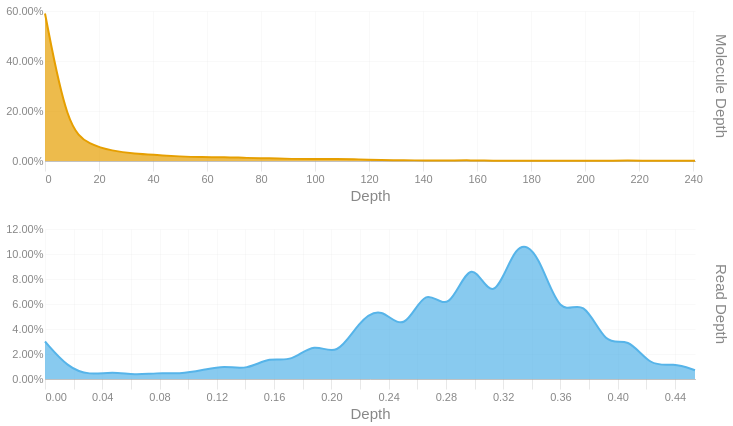

The code cell stored with this chart in its notebook:
### Code cell
readdep = depth_hist(tb['Read Depth'], q99, 3)
readdep = readdep.with_columns(pl.lit('Read Depth').alias('Metric'))
if not SKIPLR:
    moldep = depth_hist(tb['Molecule Depth'], mol_q99, 1)
    moldep = moldep.with_columns(pl.lit('Molecule Depth').alias('Metric'))
    _hist = pl.concat([readdep, moldep])
    _hist = _hist.filter(pl.col('Proportion') != 0)
    with SafeRender(_hist):
        (
            alt.Chart(_hist)        
            .mark_area(interpolate = "basis")
            .encode(
                x=alt.X('Bin:Q').scale(domainMin=0).axis(alt.Axis(title='Depth')),
                y = alt.Y('Proportion:Q', title = None).axis(format = '.2%'),
                color = alt.Color('Metric:N').legend(None),
                row = alt.Row("Metric:N").header(title = None, labelOrient = 'right'),
                tooltip = [
                    alt.Tooltip("Metric:N", title = "Metric"),
                    alt.Tooltip('Interval:N', title = "Depth Interval"),
                    alt.Tooltip('Proportion:Q', title = "% Alignments").format('.2%')
                ]
            )
            .resolve_scale(x='independent', y='independent')
            .properties(
                height = 150, width = 650,
                usermeta={'embedOptions': {'downloadFileName': f'{samplename}.depth.hist'}}
            )
        ).display()
else:
    readdep = readdep.filter(pl.col('Proportion') != 0)
    with SafeRender(readdep):
        (
            alt.Chart(readdep)        
            .mark_area(interpolate = "basis")
            .encode(
                x=alt.X('Bin:Q').scale(domainMin=0).axis(alt.Axis(title='Depth')),
                y = alt.Y('Proportion:Q', title = None).axis(format = '.2%'),
                tooltip = [
                    alt.Tooltip('Interval:N', title = "Depth Interval"),
                    alt.Tooltip('Proportion:Q', title = "% Alignments").format('.2%')
                ]
            )
            .properties(
                usermeta={'embedOptions': {'downloadFileName': f'{samplename}.depth.hist'}}
            )
        ).display()

### Figure 1 — Vega-Lite specification as saved in the notebook (floating-point values rounded to 4 significant figures)
{"width": 650, "height": 150, "config": {"title": {"anchor": "start", "dy": -15, "fontSize": 18, "color": "#888888", "subtitleColor": "#888888", "subtitleFontSize": 14}, "arc": {"fill": "#0072B2"}, "axis": {"domainColor": "#888888", "domainWidth": 0.5, "gridWidth": 0.2, "grid": false, "titleFontWeight": 400, "titleFontSize": 15, "labelFontSize": 11, "labelColor": "#888888", "tickColor": "#888888", "tickWidth": 0.2, "titleColor": "#888888"}, "axisBand": {"grid": false}, "axisX": {"grid": true, "tickSize": 10, "domainCap": "round"}, "axisY": {"domain": false, "grid": true, "tickSize": 0, "domainCap": "round"}, "background": "transparent", "header": {"labelFontSize": 15, "labelColor": "#888888", "titleFontSize": 15, "titleFontWeight": 600, "titleColor": "#888888"}, "legend": {"labelFont": "sans-serif", "labelFontSize": 12, "labelColor": "#888888", "symbolSize": 100, "symbolType": "circle", "titleFontSize": 12, "titlePadding": 10, "titleColor": "#888888", "title": null}, "range": {"category": ["#E69F00", "#56B4E9", "#009E73", "#F0E442", "#0072B2", "#D55E00", "#CC79A7", "#000000"], "diverging": ["#cfe8f3", "#a2d4ec", "#73bfe2", "#46abdb", "#1696d2", "#12719e"]}, "area": {"fill": "#0072B2", "fillOpacity": 0.7, "line": true, "strokeOpacity": 0.7}, "line": {"color": "#0072B2", "stroke": "#0072B2", "strokeWidth": 2}, "trail": {"color": "#0072B2", "stroke": "#0072B2", "strokeWidth": 0, "size": 1}, "point": {"filled": true, "fillOpacity": 1.0, "size": 95}, "text": {"color": "#888888", "fontSize": 11, "align": "right", "fontWeight": 400, "size": 11}, "bar": {"fill": "#0072B2", "stroke": null}, "view": {"stroke": null, "continuousWidth": 660, "continuousHeight": 400}}, "data": {"name": "data-01a1f95f0fdc208c36eb7c5e44e4bb40"}, "mark": {"type": "area", "interpolate": "basis"}, "encoding": {"color": {"field": "Metric", "legend": null, "type": "nominal"}, "row": {"field": "Metric", "header": {"title": null, "labelOrient": "right"}, "type": "nominal"}, "tooltip": [{"field": "Metric", "title": "Metric", "type": "nominal"}, {"field": "Interval", "title": "Depth Interval", "type": "nominal"}, {"field": "Proportion", "format": ".2%", "title": "% Alignments", "type": "quantitative"}], "x": {"axis": {"title": "Depth"}, "field": "Bin", "scale": {"domainMin": 0}, "type": "quantitative"}, "y": {"axis": {"format": ".2%"}, "field": "Proportion", "title": null, "type": "quantitative"}}, "resolve": {"scale": {"x": "independent", "y": "independent"}}, "usermeta": {"embedOptions": {"downloadFileName": "S6_Altamaha_3958.depth.hist"}}, "$schema": "https://vega.github.io/schema/vega-lite/v6.1.0.json", "datasets": {"data-01a1f95f0fdc208c36eb7c5e44e4bb40": [{"Bin": 0.0, "Interval": "0.0-0.016", "Proportion": 0.03, "Metric": "Read Depth"}, {"Bin": 0.016, "Interval": "0.016-0.031", "Proportion": 0.009, "Metric": "Read Depth"}, {"Bin": 0.031, "Interval": "0.031-0.047", "Proportion": 0.003, "Metric": "Read Depth"}, {"Bin": 0.047, "Interval": "0.047-0.063", "Proportion": 0.006, "Metric": "Read Depth"}, {"Bin": 0.063, "Interval": "0.063-0.078", "Proportion": 0.003, "Metric": "Read Depth"}, {"Bin": 0.078, "Interval": "0.078-0.094", "Proportion": 0.005, "Metric": "Read Depth"}, {"Bin": 0.094, "Interval": "0.094-0.11", "Proportion": 0.004, "Metric": "Read Depth"}, {"Bin": 0.11, "Interval": "0.11-0.125", "Proportion": 0.007, "Metric": "Read Depth"}, {"Bin": 0.125, "Interval": "0.125-0.141", "Proportion": 0.011, "Metric": "Read Depth"}, {"Bin": 0.141, "Interval": "0.141-0.157", "Proportion": 0.007, "Metric": "Read Depth"}, {"Bin": 0.157, "Interval": "0.157-0.172", "Proportion": 0.018, "Metric": "Read Depth"}, {"Bin": 0.172, "Interval": "0.172-0.188", "Proportion": 0.013, "Metric": "Read Depth"}, {"Bin": 0.188, "Interval": "0.188-0.204", "Proportion": 0.03, "Metric": "Read Depth"}, {"Bin": 0.204, "Interval": "0.204-0.219", "Proportion": 0.017, "Metric": "Read Depth"}, {"Bin": 0.219, "Interval": "0.219-0.235", "Proportion": 0.046, "Metric": "Read Depth"}, {"Bin": 0.235, "Interval": "0.235-0.251", "Proportion": 0.059, "Metric": "Read Depth"}, {"Bin": 0.251, "Interval": "0.251-0.266", "Proportion": 0.035, "Metric": "Read Depth"}, {"Bin": 0.266, "Interval": "0.266-0.282", "Proportion": 0.077, "Metric": "Read Depth"}, {"Bin": 0.282, "Interval": "0.282-0.298", "Proportion": 0.049, "Metric": "Read Depth"}, {"Bin": 0.298, "Interval": "0.298-0.313", "Proportion": 0.103, "Metric": "Read Depth"}, {"Bin": 0.313, "Interval": "0.313-0.329", "Proportion": 0.054, "Metric": "Read Depth"}, {"Bin": 0.329, "Interval": "0.329-0.345", "Proportion": 0.114, "Metric": "Read Depth"}, {"Bin": 0.345, "Interval": "0.345-0.36", "Proportion": 0.101, "Metric": "Read Depth"}, {"Bin": 0.36, "Interval": "0.36-0.376", "Proportion": 0.047, "Metric": "Read Depth"}, {"Bin": 0.376, "Interval": "0.376-0.392", "Proportion": 0.067, "Metric": "Read Depth"}, {"Bin": 0.392, "Interval": "0.392-0.407", "Proportion": 0.024, "Metric": "Read Depth"}, {"Bin": 0.407, "Interval": "0.407-0.423", "Proportion": 0.035, "Metric": "Read Depth"}, {"Bin": 0.423, "Interval": "0.423-0.439", "Proportion": 0.009, "Metric": "Read Depth"}, {"Bin": 0.439, "Interval": "0.439-0.454", "Proportion": 0.013, "Metric": "Read Depth"}, {"Bin": 0.454, "Interval": "0.454-0.47", "Proportion": 0.007, "Metric": "Read Depth"}, {"Bin": 0.0, "Interval": "0.0-8.3", "Proportion": 0.59, "Metric": "Molecule Depth"}, {"Bin": 8.3, "Interval": "8.3-16.6", "Proportion": 0.127, "Metric": "Molecule Depth"}, {"Bin": 16.6, "Interval": "16.6-24.9", "Proportion": 0.066, "Metric": "Molecule Depth"}, {"Bin": 24.9, "Interval": "24.9-33.2", "Proportion": 0.04, "Metric": "Molecule Depth"}, {"Bin": 33.2, "Interval": "33.2-41.5", "Proportion": 0.029, "Metric": "Molecule Depth"}, {"Bin": 41.5, "Interval": "41.5-49.8", "Proportion": 0.024, "Metric": "Molecule Depth"}, {"Bin": 49.8, "Interval": "49.8-58.1", "Proportion": 0.018, "Metric": "Molecule Depth"}, {"Bin": 58.1, "Interval": "58.1-66.4", "Proportion": 0.015, "Metric": "Molecule Depth"}, {"Bin": 66.4, "Interval": "66.4-74.7", "Proportion": 0.016, "Metric": "Molecule Depth"}, {"Bin": 74.7, "Interval": "74.7-83.0", "Proportion": 0.012, "Metric": "Molecule Depth"}, {"Bin": 83.0, "Interval": "83.0-91.3", "Proportion": 0.011, "Metric": "Molecule Depth"}, {"Bin": 91.3, "Interval": "91.3-99.6", "Proportion": 0.008, "Metric": "Molecule Depth"}, {"Bin": 99.6, "Interval": "99.6-107.9", "Proportion": 0.008, "Metric": "Molecule Depth"}, {"Bin": 107.9, "Interval": "107.9-116.2", "Proportion": 0.008, "Metric": "Molecule Depth"}, {"Bin": 116.2, "Interval": "116.2-124.5", "Proportion": 0.007, "Metric": "Molecule Depth"}, {"Bin": 124.5, "Interval": "124.5-132.8", "Proportion": 0.003, "Metric": "Molecule Depth"}, {"Bin": 132.8, "Interval": "132.8-141.1", "Proportion": 0.003, "Metric": "Molecule Depth"}, {"Bin": 141.1, "Interval": "141.1-149.4", "Proportion": 0.002, "Metric": "Molecule Depth"}, {"Bin": 149.4, "Interval": "149.4-157.7", "Proportion": 0.002, "Metric": "Molecule Depth"}, {"Bin": 157.7, "Interval": "157.7-166.0", "Proportion": 0.003, "Metric": "Molecule Depth"}, {"Bin": 166.0, "Interval": "166.0-174.3", "Proportion": 0.001, "Metric": "Molecule Depth"}, {"Bin": 174.3, "Interval": "174.3-182.6", "Proportion": 0.001, "Metric": "Molecule Depth"}, {"Bin": 182.6, "Interval": "182.6-190.9", "Proportion": 0.001, "Metric": "Molecule Depth"}, {"Bin": 190.9, "Interval": "190.9-199.2", "Proportion": 0.001, "Metric": "Molecule Depth"}, {"Bin": 199.2, "Interval": "199.2-207.5", "Proportion": 0.001, "Metric": "Molecule Depth"}, {"Bin": 207.5, "Interval": "207.5-215.8", "Proportion": 0.001, "Metric": "Molecule Depth"}, {"Bin": 215.8, "Interval": "215.8-224.1", "Proportion": 0.002, "Metric": "Molecule Depth"}, {"Bin": 224.1, "Interval": "224.1-232.4", "Proportion": 0.001, "Metric": "Molecule Depth"}, {"Bin": 232.4, "Interval": "232.4-240.7", "Proportion": 0.001, "Metric": "Molecule Depth"}, {"Bin": 240.7, "Interval": "240.7-248.98", "Proportion": 0.001, "Metric": "Molecule Depth"}]}}
